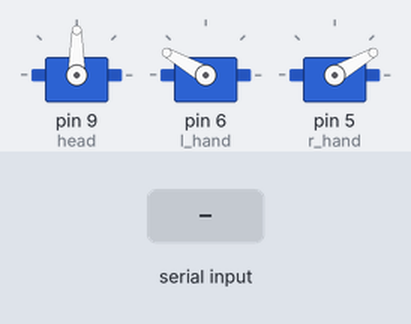
This sketch was run on a simulated Arduino Uno, built with avr-gcc and run on an emulated ATmega328P. Shown: 3 × servo. The test bench sets the inputs (shaded band).

Above: at 1.2 s.
1.3 s: "1" received over Serial
At 1.76 s:
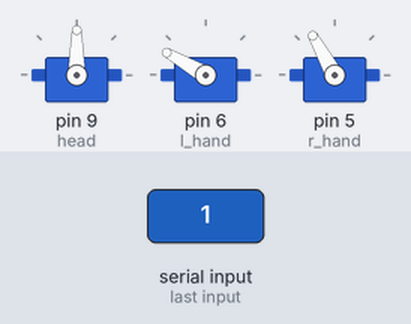
4.3 s: "2" received over Serial
7.3 s: "3" received over Serial
At 8.5 s:
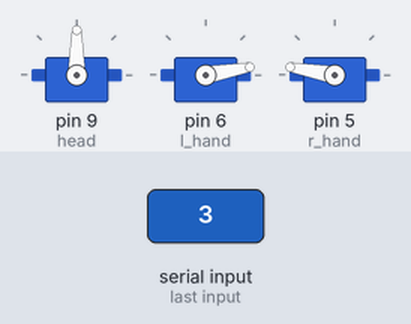
10.3 s: "4" received over Serial
At 13.1 s:
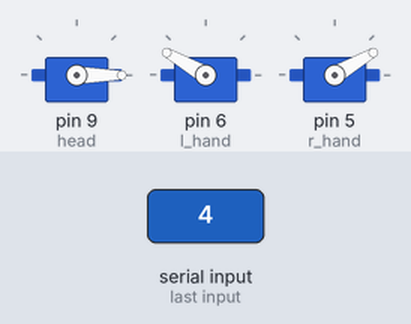
13.3 s: "5" received over Serial
At 15.02 s:
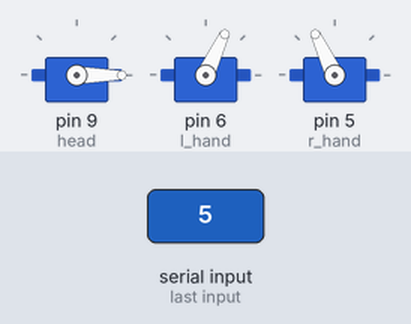
16.3 s: "8" received over Serial
Timing chart, 0 to 22.1 s (numbered marks = the images above; inputs shaded):
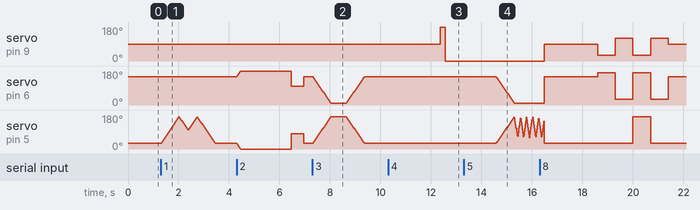

The sketch:

PBL_arduino_code.ino
```cpp
#include<Servo.h>
Servo head;
Servo l_hand;
Servo r_hand;
// define sonar sensor's pins
int trig = 4;
int echo = 5;
// received data
byte val = "";

void setup()
{
 // put your setup code here, to run once:
 head.attach(9);
 l_hand.attach(6);
 r_hand.attach(5);
 Serial.begin(9600); // for communicating via serial port with Python
}

void loop()
{
 // put your main code here, to run repeatedly:
 standby();
 while(Serial.available() > 0)  //look for serial data available or not
 {
   val = Serial.read();//read the serial value
   switch(val)
   {
      case '1': {// do hi
                hi();
                break;
              }
      case '2': {// do hi
               double_punch();
               break;
              }
      case '3': { hands_up();
               delay(3000);
               break;
              }
      case '4': { standby();
                look_left();
                delay(200);
                look_right();
                delay(2000);
                break;
              }
      case '5': { // uppercut
                r_upper_cut();
                delay(2000);
                break;
              }
      case '6': {smash();
                delay(2000);
                break;
              }
      case '7': {weight_lift();
                delay(5000);
                break;
              }
      case '8': {confused();
                delay(5000);
                break;
              }
      default: break;
   }
 }
}
void standby()
{
 // all motors to these positions
 head.write(90);
 int r_pos = 30;
 int l_pos = map(r_pos, 0, 180, 180, 0);
 l_hand.write(l_pos);
 r_hand.write(r_pos);
}
void hi()
{
 // all motors to these positions
 head.write(90);
 int i = 0;
 for(i=30; i<= 170; i++){
   r_hand.write(i);
   delay(5);
 }
 for(i=170; i>= 100; i--){
   r_hand.write(i);
   delay(5);
 }
 for(i=100; i<= 170; i++){
   r_hand.write(i);
   delay(5);
 }
 for(i=170; i>= 30; i--){
   r_hand.write(i);
   delay(5);
 }
 standby();
}
void hands_up()
{
 // do this on every command (nothing much just move hands a bit)
 //head.write(150);
 //delay(300);
 //head.write(90);
 int i = 0;
 for(i=30; i<= 170; i++){
   int r_pos = i;
   int l_pos =  map(r_pos, 0, 180, 180, 0);
   l_hand.write(l_pos);
   r_hand.write(r_pos);
   delay(5);
 }
 delay(600);
 for(i=170; i>= 30; i--){
   int r_pos = i;
   int l_pos = map(r_pos, 0, 180, 180, 0);
   l_hand.write(l_pos);
   r_hand.write(r_pos);
   delay(5);
 }
}
void weight_lift()
{
 // lift weight using both hands
 int i;
 for(i=30; i<= 170; i++){
   int r_pos = i;
   int l_pos = map(r_pos, 0, 180, 180, 0);
   l_hand.write(l_pos);
   r_hand.write(r_pos);
   delay(5);
 }
 for(int count=0; count<=5; count++)
 {
   for(i=170; i>= 60; i--){
     int r_pos = i;
     int l_pos = map(r_pos, 0, 180, 180, 0);
     l_hand.write(l_pos);
     r_hand.write(r_pos);
     delay(5);
     }
   for(i=60; i<= 170; i++){
     int r_pos = i;
     int l_pos = map(r_pos, 0, 180, 180, 0);
     l_hand.write(l_pos);
     r_hand.write(r_pos);
     delay(5);
     }
   }
 for(i=170; i>= 30; i--){
   int r_pos = i;
   int l_pos = map(r_pos, 0, 180, 180, 0);
   l_hand.write(l_pos);
   r_hand.write(r_pos);
   delay(5);
 }
}
void look_left()
{
 // rotate hed to left
 head.write(180);
}
void look_right()
{
 // rotate hed to right
 head.write(0);
}
void confused()
{
 for(int count=0; count<=1; count++){
   head.write(30);
   l_hand.write(170);
   delay(700);
   l_hand.write(30);
   head.write(120);
   r_hand.write(30);
   delay(700);
   r_hand.write(170);
   }
 standby();
}
void double_punch()
{
 // do a punch
 int i = 0;
 for(i=30; i>= 0; i--){
     int r_pos = i;
     int l_pos = map(r_pos, 0, 180, 180, 0);
     l_hand.write(l_pos);
     r_hand.write(r_pos);
     delay(5);
     }
 delay(2000);
 int r_pos = 80;
 int l_pos = map(r_pos, 0, 180, 180, 0);
 l_hand.write(l_pos);
 r_hand.write(r_pos);
 delay(500);
 standby();
}
void smash()
{
 // smash things
 int i = 0;
 for(i=30; i<= 170; i++){
   int r_pos = i;
   int l_pos = map(r_pos, 0, 180, 180, 0);
   l_hand.write(l_pos);
   r_hand.write(r_pos);
   delay(5);
 }
 delay(2000);
 for(i=170; i>= 0; i--){
   int r_pos = i;
   int l_pos = map(r_pos, 0, 180, 180, 0);
   l_hand.write(l_pos);
   r_hand.write(r_pos);
   delay(1);
 }
 delay(300);
 int r_pos = 180;
 int l_pos = map(r_pos, 0, 180, 180, 0);
 l_hand.write(l_pos);
 r_hand.write(r_pos);
 delay(1000);
 standby();
}
void eye_detect()
{
 // do something if eye sensor detect motion
 return;
}
void r_upper_cut()
{
 // make right upper-cut
 int i = 0;
 for(i=30; i<= 170; i++){
   int r_pos = i;
   int l_pos = map(r_pos, 0, 180, 180, 0);
   l_hand.write(l_pos);
   r_hand.write(r_pos);
   delay(5);
 }
 for(int count=0; count<=4; count++){
   int i = 0;
   for(i=170; i>= 60; i--){
     r_hand.write(i);
     delay(1);
     }
   for(i=60; i<= 170; i++){
     r_hand.write(i);
     delay(1);
     }
   }
  standby();
  delay(100);
}
```

Measured:
- after the input at 7.3 s, servo on pin 5 (r_hand): rises from 30° to 170° in 0.73 s, then falls to 30° in 1.3 s
- after the input at 10.3 s, servo on pin 9 (head): 90° → 180° after 2.1 s, → 0° 0.20 s later
